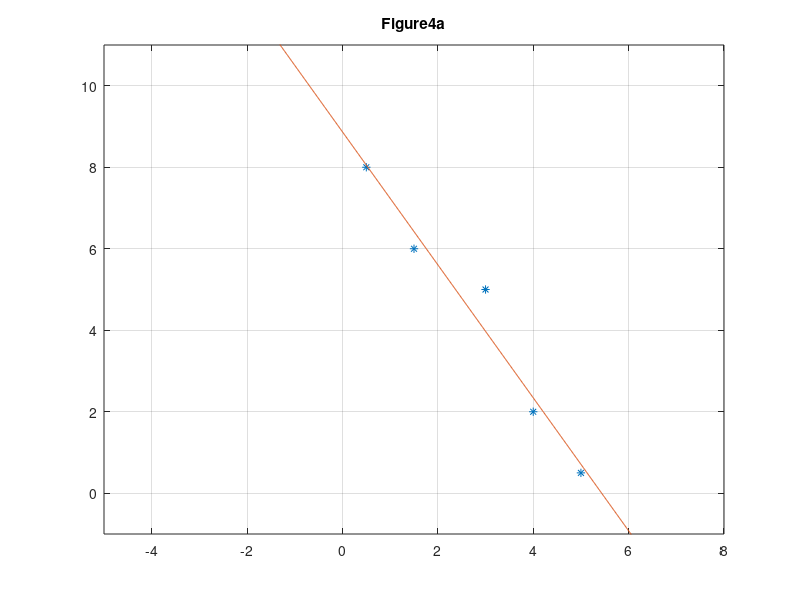

Reproduce this figure in MATLAB.


figure;
plot([0.5 1.5 3 4 5],[8 6 5 2 0.5],'*');
grid on;
hold on;
axis([-5,8,-1,11]);
title('Figure4a');
x = -5:.01:8;
y = x*(-1.6316)+8.8684;
plot(x,y);
hold off;